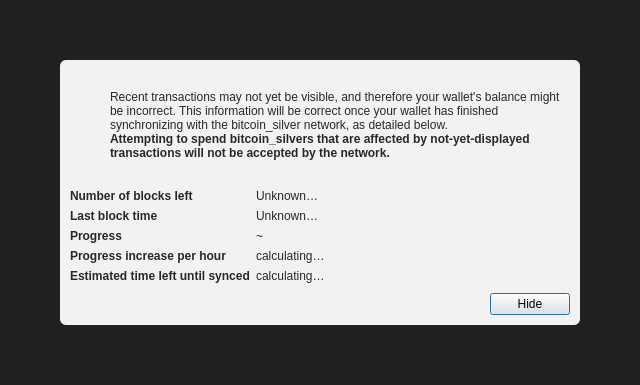
<?xml version="1.0" encoding="UTF-8"?>
<ui version="4.0">
 <class>ModalOverlay</class>
 <widget class="QWidget" name="ModalOverlay">
  <property name="geometry">
   <rect>
    <x>0</x>
    <y>0</y>
    <width>640</width>
    <height>385</height>
   </rect>
  </property>
  <property name="windowTitle">
   <string>Form</string>
  </property>
  <layout class="QVBoxLayout" name="verticalLayout" stretch="0">
   <property name="sizeConstraint">
    <enum>QLayout::SetDefaultConstraint</enum>
   </property>
   <property name="leftMargin">
    <number>0</number>
   </property>
   <property name="topMargin">
    <number>0</number>
   </property>
   <property name="rightMargin">
    <number>0</number>
   </property>
   <property name="bottomMargin">
    <number>0</number>
   </property>
   <item>
    <widget class="QWidget" name="bgWidget" native="true">
     <property name="styleSheet">
      <string notr="true">#bgWidget { background: rgba(0,0,0,220); }</string>
     </property>
     <layout class="QVBoxLayout" name="verticalLayoutMain" stretch="1">
      <property name="leftMargin">
       <number>60</number>
      </property>
      <property name="topMargin">
       <number>60</number>
      </property>
      <property name="rightMargin">
       <number>60</number>
      </property>
      <property name="bottomMargin">
       <number>60</number>
      </property>
      <item>
       <widget class="QWidget" name="contentWidget" native="true">
        <property name="styleSheet">
         <string notr="true">#contentWidget { background: rgba(255,255,255,240); border-radius: 6px; }

QLabel { color: rgb(40,40,40);  }</string>
        </property>
        <layout class="QVBoxLayout" name="verticalLayoutSub" stretch="1,0,0,0">
         <property name="spacing">
          <number>0</number>
         </property>
         <property name="leftMargin">
          <number>10</number>
         </property>
         <property name="topMargin">
          <number>10</number>
         </property>
         <property name="rightMargin">
          <number>10</number>
         </property>
         <property name="bottomMargin">
          <number>10</number>
         </property>
         <item>
          <layout class="QHBoxLayout" name="horizontalLayoutIconText" stretch="0,1">
           <property name="topMargin">
            <number>20</number>
           </property>
           <item>
            <layout class="QVBoxLayout" name="verticalLayoutIcon">
             <property name="leftMargin">
              <number>0</number>
             </property>
             <item>
              <widget class="QPushButton" name="warningIcon">
               <property name="enabled">
                <bool>false</bool>
               </property>
               <property name="text">
                <string/>
               </property>
               <property name="icon">
                <iconset>
                 <normaloff>:/icons/warning</normaloff>
                 <disabledoff>:/icons/warning</disabledoff>:/icons/warning</iconset>
               </property>
               <property name="iconSize">
                <size>
                 <width>48</width>
                 <height>48</height>
                </size>
               </property>
               <property name="flat">
                <bool>true</bool>
               </property>
              </widget>
             </item>
             <item>
              <spacer name="verticalSpacerWarningIcon">
               <property name="orientation">
                <enum>Qt::Vertical</enum>
               </property>
               <property name="sizeHint" stdset="0">
                <size>
                 <width>20</width>
                 <height>40</height>
                </size>
               </property>
              </spacer>
             </item>
            </layout>
           </item>
           <item>
            <layout class="QVBoxLayout" name="verticalLayoutInfoText">
             <property name="leftMargin">
              <number>0</number>
             </property>
             <property name="topMargin">
              <number>0</number>
             </property>
             <item>
              <widget class="QLabel" name="infoText">
               <property name="text">
                <string>Recent transactions may not yet be visible, and therefore your wallet's balance might be incorrect. This information will be correct once your wallet has finished synchronizing with the bitcoin_silver network, as detailed below.</string>
               </property>
               <property name="textFormat">
                <enum>Qt::RichText</enum>
               </property>
               <property name="wordWrap">
                <bool>true</bool>
               </property>
              </widget>
             </item>
             <item>
              <widget class="QLabel" name="infoTextStrong">
               <property name="font">
                <font>
                 <weight>75</weight>
                 <bold>true</bold>
                </font>
               </property>
               <property name="text">
                <string>Attempting to spend bitcoin_silvers that are affected by not-yet-displayed transactions will not be accepted by the network.</string>
               </property>
               <property name="textFormat">
                <enum>Qt::RichText</enum>
               </property>
               <property name="wordWrap">
                <bool>true</bool>
               </property>
              </widget>
             </item>
             <item>
              <spacer name="verticalSpacerInTextSpace">
               <property name="orientation">
                <enum>Qt::Vertical</enum>
               </property>
               <property name="sizeHint" stdset="0">
                <size>
                 <width>20</width>
                 <height>40</height>
                </size>
               </property>
              </spacer>
             </item>
            </layout>
           </item>
          </layout>
         </item>
         <item>
          <spacer name="verticalSpacerAfterText">
           <property name="orientation">
            <enum>Qt::Vertical</enum>
           </property>
           <property name="sizeHint" stdset="0">
            <size>
             <width>20</width>
             <height>40</height>
            </size>
           </property>
          </spacer>
         </item>
         <item>
          <layout class="QFormLayout" name="formLayout">
           <property name="fieldGrowthPolicy">
            <enum>QFormLayout::FieldsStayAtSizeHint</enum>
           </property>
           <property name="horizontalSpacing">
            <number>6</number>
           </property>
           <property name="verticalSpacing">
            <number>6</number>
           </property>
           <property name="topMargin">
            <number>10</number>
           </property>
           <item row="0" column="0">
            <widget class="QLabel" name="labelNumberOfBlocksLeft">
             <property name="font">
              <font>
               <weight>75</weight>
               <bold>true</bold>
              </font>
             </property>
             <property name="text">
              <string>Number of blocks left</string>
             </property>
            </widget>
           </item>
           <item row="0" column="1">
            <widget class="QLabel" name="numberOfBlocksLeft">
             <property name="text">
              <string>Unknown…</string>
             </property>
            </widget>
           </item>
           <item row="1" column="0">
            <widget class="QLabel" name="labelLastBlockTime">
             <property name="font">
              <font>
               <weight>75</weight>
               <bold>true</bold>
              </font>
             </property>
             <property name="text">
              <string>Last block time</string>
             </property>
            </widget>
           </item>
           <item row="1" column="1">
            <widget class="QLabel" name="newestBlockDate">
             <property name="sizePolicy">
              <sizepolicy hsizetype="Maximum" vsizetype="Preferred">
               <horstretch>0</horstretch>
               <verstretch>0</verstretch>
              </sizepolicy>
             </property>
             <property name="text">
              <string>Unknown…</string>
             </property>
            </widget>
           </item>
           <item row="2" column="0">
            <widget class="QLabel" name="labelSyncDone">
             <property name="font">
              <font>
               <weight>75</weight>
               <bold>true</bold>
              </font>
             </property>
             <property name="text">
              <string>Progress</string>
             </property>
            </widget>
           </item>
           <item row="2" column="1">
            <layout class="QHBoxLayout" name="horizontalLayoutSync" stretch="0,1">
             <item>
              <widget class="QLabel" name="percentageProgress">
               <property name="text">
                <string notr="true">~</string>
               </property>
              </widget>
             </item>
            </layout>
           </item>
           <item row="4" column="0">
            <widget class="QLabel" name="labelProgressIncrease">
             <property name="font">
              <font>
               <weight>75</weight>
               <bold>true</bold>
              </font>
             </property>
             <property name="text">
              <string>Progress increase per hour</string>
             </property>
            </widget>
           </item>
           <item row="4" column="1">
            <widget class="QLabel" name="progressIncreasePerH">
             <property name="text">
              <string>calculating…</string>
             </property>
            </widget>
           </item>
           <item row="5" column="0">
            <widget class="QLabel" name="labelEstimatedTimeLeft">
             <property name="font">
              <font>
               <weight>75</weight>
               <bold>true</bold>
              </font>
             </property>
             <property name="text">
              <string>Estimated time left until synced</string>
             </property>
            </widget>
           </item>
           <item row="5" column="1">
            <widget class="QLabel" name="expectedTimeLeft">
             <property name="text">
              <string>calculating…</string>
             </property>
            </widget>
           </item>
          </layout>
         </item>
         <item>
          <layout class="QHBoxLayout" name="horizontalLayoutButtons">
           <property name="leftMargin">
            <number>10</number>
           </property>
           <property name="topMargin">
            <number>10</number>
           </property>
           <item>
            <spacer name="horizontalSpacer">
             <property name="orientation">
              <enum>Qt::Horizontal</enum>
             </property>
             <property name="sizeHint" stdset="0">
              <size>
               <width>40</width>
               <height>20</height>
              </size>
             </property>
            </spacer>
           </item>
           <item>
            <widget class="QPushButton" name="closeButton">
             <property name="text">
              <string>Hide</string>
             </property>
             <property name="shortcut">
              <string>Esc</string>
             </property>
             <property name="focusPolicy">
              <enum>Qt::StrongFocus</enum>
             </property>
             <property name="default">
              <bool>true</bool>
             </property>
            </widget>
           </item>
          </layout>
         </item>
        </layout>
       </widget>
      </item>
     </layout>
    </widget>
   </item>
  </layout>
 </widget>
 <resources/>
 <connections/>
</ui>
